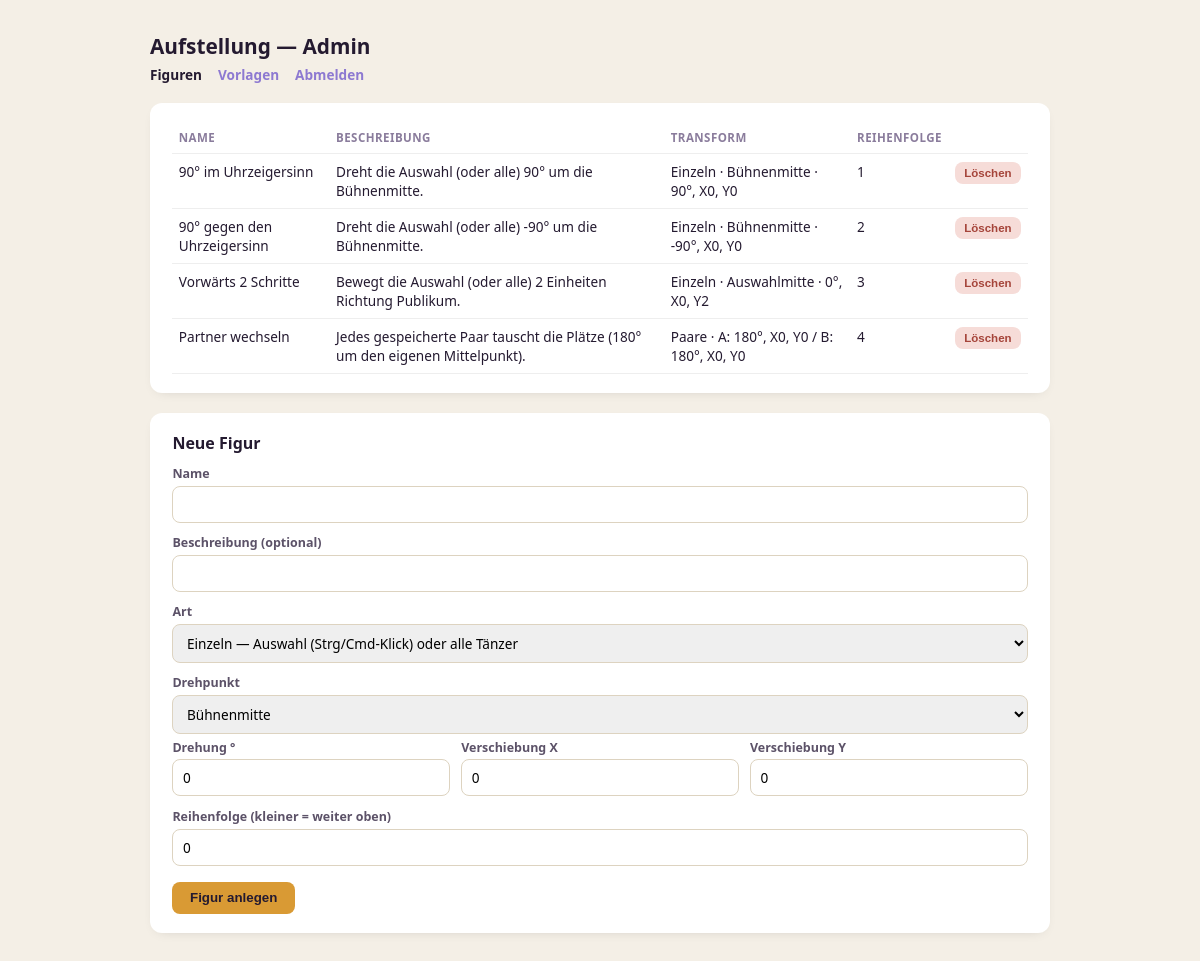
The page /admin/index.php (signed in) on the database its author committed.
### tables this page shows
CREATE TABLE IF NOT EXISTS figures (
  id              VARCHAR(32)   NOT NULL PRIMARY KEY,
  name            VARCHAR(120)  NOT NULL,
  description     VARCHAR(255)  NULL,
  transform_json  JSON          NOT NULL,
  sort_order      INT           NOT NULL DEFAULT 0
);

### api/lib/db.php (called while the page is built, shortened)
<?php
function db(): PDO {
    static $pdo = null;
    $driver = env_get('DB_DRIVER', 'mysql');
    $opts = [
        PDO::ATTR_ERRMODE => PDO::ERRMODE_EXCEPTION,
        PDO::ATTR_DEFAULT_FETCH_MODE => PDO::FETCH_ASSOC,
        PDO::ATTR_EMULATE_PREPARES => false,
    ];
    if ($driver === 'sqlite') {
        $path = env_get('DB_SQLITE_PATH', __DIR__ . '/../../data/aufstellung.sqlite');
        $dir = dirname($path);
        if (!is_dir($dir)) mkdir($dir, 0770, true);
        $pdo = new PDO('sqlite:' . $path, null, null, $opts);
        $pdo->exec('PRAGMA foreign_keys = ON');
    } else {
        $host = env_get('DB_HOST', 'localhost');
        $name = env_get('DB_NAME', '');
        $user = env_get('DB_USER', '');
        $pass = env_get('DB_PASS', '');
        $dsn = "mysql:host={$host};dbname={$name};charset=utf8mb4";
        $pdo = new PDO($dsn, $user, $pass, $opts);
    }
    return $pdo;
}

### admin/index.php (the view, shortened to what this page needs)
<?php
require_once __DIR__ . '/../api/lib/db.php';
$rows = [];
try {
    $rows = db()->query('SELECT id, name, description, transform_json, sort_order FROM figures ORDER BY sort_order ASC, name ASC')->fetchAll();
} catch (Throwable $e) {
    error_log($e->getMessage());
    $dbError = 'Datenbank nicht erreichbar oder Tabelle "figures" fehlt — wurde schema.sql schon gegen die echte Datenbank ausgeführt?';
}
function h($s) { return htmlspecialchars((string)$s, ENT_QUOTES, 'UTF-8'); }
function describe_transform(string $json): string {
    $t = json_decode($json, true);
    $fmt = function ($n) { return (is_numeric($n) ? rtrim(rtrim(number_format((float)$n, 2), '0'), '.') : '0'); };
    if (($t['mode'] ?? '') === 'couples') {
        $a = $t['partnerA'] ?? [];
        $b = $t['partnerB'] ?? [];
        return 'Paare · A: ' . $fmt($a['rotateDeg'] ?? 0) . '°, X' . $fmt($a['translateX'] ?? 0) . ', Y' . $fmt($a['translateY'] ?? 0)
             . ' / B: ' . $fmt($b['rotateDeg'] ?? 0) . '°, X' . $fmt($b['translateX'] ?? 0) . ', Y' . $fmt($b['translateY'] ?? 0);
    }
    $pivotLabel = ($t['pivot'] ?? 'stage-center') === 'selection-centroid' ? 'Auswahlmitte' : 'Bühnenmitte';
    return 'Einzeln · ' . $pivotLabel . ' · ' . $fmt($t['rotateDeg'] ?? 0) . '°, X' . $fmt($t['translateX'] ?? 0) . ', Y' . $fmt($t['translateY'] ?? 0);
}
?>
<!doctype html>
<html lang="de">
<head>
</head>
<body>
<div class="wrap">
  <h1>Aufstellung — Admin</h1>
  <nav><a class="current" href="index.php">Figuren</a><a href="layouts.php">Vorlagen</a><a href="logout.php">Abmelden</a></nav>
  <div class="card">
    <table>
      <thead><tr><th>Name</th><th>Beschreibung</th><th>Transform</th><th>Reihenfolge</th><th></th></tr></thead>
      <tbody>
      <?php foreach ($rows as $row): ?>
        <tr>
          <td><?= h($row['name']) ?></td>
          <td><?= h($row['description']) ?></td>
          <td><?= h(describe_transform($row['transform_json'])) ?></td>
          <td><?= h($row['sort_order']) ?></td>
          <td>
            <form method="post" onsubmit="return confirm('Figur wirklich löschen?');">
              <button type="submit" class="del-btn">Löschen</button>
            </form>
          </td>
        </tr>
      <?php endforeach; ?>
      </tbody>
    </table>
  </div>
  <div class="card">
    <strong>Neue Figur</strong>
    <form method="post">
      <label for="name">Name</label>
      <input type="text" id="name" name="name" required maxlength="120">
      <label for="description">Beschreibung (optional)</label>
      <input type="text" id="description" name="description" maxlength="255">
      <label for="mode">Art</label>
      <select name="mode" id="mode">
        <option value="solo">Einzeln — Auswahl (Strg/Cmd-Klick) oder alle Tänzer</option>
      </select>
      <div id="soloFields">
        <label for="pivot">Drehpunkt</label>
        <select name="pivot" id="pivot">
          <option value="stage-center">Bühnenmitte</option>
        </select>
        <div class="triplet">
          <div><label for="rotateDeg">Drehung °</label><input type="number" id="rotateDeg" name="rotateDeg" value="0" step="1"></div>
          <div><label for="translateX">Verschiebung X</label><input type="number" id="translateX" name="translateX" value="0" step="0.5"></div>
          <div><label for="translateY">Verschiebung Y</label><input type="number" id="translateY" name="translateY" value="0" step="0.5"></div>
        </div>
      </div>
      <label for="sort_order">Reihenfolge (kleiner = weiter oben)</label>
      <input type="number" id="sort_order" name="sort_order" value="0">
      <button type="submit">Figur anlegen</button>
    </form>
  </div>
</div>
</body>
</html>

### admin/index.php (style rules this page uses)
body { font-family:system-ui,sans-serif;background:#f4efe6;color:#241a30;margin:0;padding:2rem; }
.wrap { max-width:900px;margin:0 auto; }
h1 { font-size:1.3rem;margin:0 0 .3rem; }
nav { margin-bottom:1.2rem;font-size:.85rem; }
nav a { color:#8d79d1;text-decoration:none;font-weight:600;margin-right:1rem; }
nav a.current { color:#241a30; }
.card { background:#fff;border-radius:12px;padding:1.2rem 1.4rem;margin-bottom:1.2rem;box-shadow:0 4px 14px -8px rgba(0,0,0,.2); }
table { width:100%;border-collapse:collapse;font-size:.85rem; }
th,td { text-align:left;padding:.5rem .4rem;border-bottom:1px solid #eee;vertical-align:top; }
th { color:#8a7c9c;font-size:.72rem;text-transform:uppercase;letter-spacing:.04em; }
label { display:block;font-size:.78rem;font-weight:700;margin:.7rem 0 .25rem;color:#5c5268; }
input[type="text"],input[type="number"],select,textarea { width:100%;box-sizing:border-box;padding:.5rem .6rem;border-radius:8px;border:1px solid #ddd3c0;font-size:.85rem;font-family:inherit; }
.triplet { display:flex;gap:.7rem;flex-wrap:wrap; }
.triplet > div { flex:1;min-width:100px; }
.triplet label { margin:.3rem 0 .2rem; }
button { margin-top:1rem;padding:.55rem 1.1rem;border-radius:8px;border:none;background:#d99a34;color:#241a30;font-weight:700;cursor:pointer; }
.del-btn { margin:0;padding:.3rem .6rem;font-size:.72rem;background:#f6dcd8;color:#a5443a; }

### rows shown on the page
figures: name "90° im Uhrzeigersinn", description "Dreht die Auswahl (oder alle) 90° um die Bühnenmitte.", transform_json "Einzeln · Bühnenmitte · 90°, X0, Y0", sort_order "1"
figures: name "90° gegen den Uhrzeigersinn", description "Dreht die Auswahl (oder alle) -90° um die Bühnenmitte.", transform_json "Einzeln · Bühnenmitte · -90°, X0, Y0", sort_order "2"
figures: name "Vorwärts 2 Schritte", description "Bewegt die Auswahl (oder alle) 2 Einheiten Richtung Publikum.", transform_json "Einzeln · Auswahlmitte · 0°, X0, Y2", sort_order "3"
figures: name "Partner wechseln", description "Jedes gespeicherte Paar tauscht die Plätze (180° um den eigenen Mittelpunkt).", transform_json "Paare · A: 180°, X0, Y0 / B: 180°, X0, Y0", sort_order "4"
